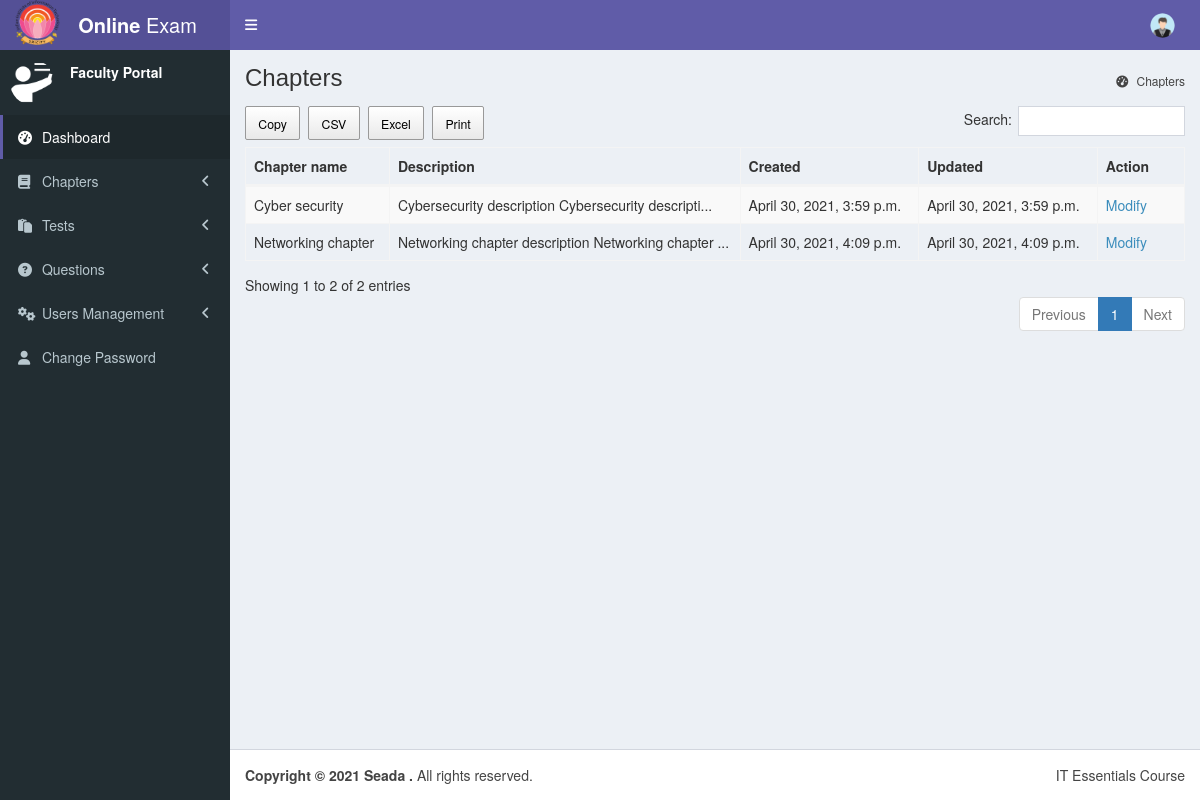
The page /view-chapters (signed in) on the database its author committed.
### it_essentials/models.py (models this page shows, shortened)
class StudentProfile(AbstractBaseUser, PermissionsMixin):
    email = models.EmailField(unique=True, max_length=30)
    name = models.CharField(max_length=250)
    profile_image = models.ImageField(upload_to='profile_images',null=True, blank=True, default="me.png")
    is_active = models.BooleanField(default=True)
    is_staff = models.BooleanField(default=False)
    date_joined = models.DateTimeField(default=timezone.now)
    last_login = models.DateTimeField(null=True)
    objects = UserProfileManager()
    USERNAME_FIELD = 'email'
    REQUIRED_FIELDS = ['name']

class Chapter(models.Model):
    name = models.CharField(max_length=300)
    content = models.TextField()
    cover_image = models.ImageField(upload_to='chapters_cover_images')
    file_to_download = models.FileField(upload_to='chapter_file', blank=True, null=True)
    created = models.DateTimeField(auto_now_add=True)
    def snippet(self):
        return self.content[:50] + '...'

### it_essentials/views.py (the view)
# urls.py: path('view-chapters', view_chapters, name='view_chapters'),
@staff_member_required
def view_chapters(request):
    chapters = Chapter.objects.all()
    return render(request, 'admin/view_chapters.html',{'chapters':chapters})

### it_essentials/templates/admin/view_chapters.html
{% extends 'base.html' %}
{% block container %}
<section class="content-header">
    <h1>
    Chapters
    </h1>
    <ol class="breadcrumb">
    <li class="active"><a href="{% url 'view_chapters' %}"><i class="fa fa-dashboard"></i> Chapters</a></li>
    </ol>
</section>
<section class="content container-fluid">
    <table id="example" class="table table-striped table-bordered nowrap" style="width:100%">
        <thead>
            <tr>
                <th>Chapter name</th>
                <th>Description</th>
                <th>Created</th>
                <th>Updated</th>
                <th>Action</th>
            </tr>
        </thead>
        <tbody>
        {% for i in chapters %}
            <tr>
                <td>{{i.name}}</td>
                <td>{{i.snippet}}</td>
                <td>{{i.created}}</td>
                <td>{{i.created}}</td>
                <td><a href="{% url 'edit_chapter' i.id %}">Modify</a></td>
            </tr>
        {% endfor %}
        </tbody>
    </table>
</section>
{% endblock %}

### it_essentials/templates/base.html (shortened to what this page needs)
<!DOCTYPE html>
{% load static %}
<html>
<head>
  <link rel="stylesheet" href="{% static "bower_components/bootstrap/dist/css/bootstrap.min.css" %}">
  <link rel="stylesheet" href="{% static "bower_components/font-awesome/css/font-awesome.min.css" %}">
  <link rel="stylesheet" href="{% static "bower_components/Ionicons/css/ionicons.min.css" %}">
  <link rel="stylesheet" href="{% static "dist/css/AdminLTE.min.css" %}">
  <link rel="stylesheet" href="{% static "dist/css/skins/skin-purple.min.css" %}">
  <link rel="stylesheet" href="{% static "dataTables.bootstrap.min.css" %}">
  <link rel="stylesheet" href="{% static "buttons.dataTables.min.css" %}">
  <link rel="stylesheet" href="{% static "responsive.bootstrap.min.css" %}">
  <link rel="stylesheet" href="{% static "font-awesome.css" %}">
</head>
<body class="hold-transition skin-purple sidebar-mini">
<div class="wrapper">
  <header class="main-header">
    <a href="{% url 'account' %}" class="logo">
      <span class="logo-lg"><b><img src="{% static "logo.png" %}" alt="My image" style="float:left;width:45px;height:45px;"> Online</b> Exam</span>
    </a>
    <nav class="navbar navbar-static-top" role="navigation">
      <a href="#" class="sidebar-toggle" data-toggle="push-menu" role="button">
      </a>
      <div class="navbar-custom-menu">
        <ul class="nav navbar-nav">
          <li class="dropdown user user-menu">
            <a href="#" class="dropdown-toggle" data-toggle="dropdown">
              <img src="{{user.profile_image.url}}" class="user-image" alt="User Image">
            </a>
          </li>
        </ul>
      </div>
    </nav>
  </header>
  <aside class="main-sidebar">
    <section class="sidebar">
      <div class="user-panel">
        <div class="pull-left image">
          <img src="{% static "teacher-icon.png" %}" class="img-circle" alt="User Image">
        </div>
        <div class="pull-left info">
          <p>Faculty Portal</p>
        </div>
      </div>
      <ul class="sidebar-menu" data-widget="tree">
        <li class="active"><a href="{% url 'account' %}"><i class="fa fa-dashboard"></i> <span>Dashboard</span></a></li>
        <li class="treeview">
          <a href="#"><i class="fa fa-book"></i> <span>Chapters</span>
            <span class="pull-right-container">
                <i class="fa fa-angle-left pull-right"></i>
              </span>
          </a>
        </li>
        <li class="treeview">
          <a href="#"><i class="fa fa-clipboard"></i> <span>Tests</span>
            <span class="pull-right-container">
                <i class="fa fa-angle-left pull-right"></i>
              </span>
          </a>
        </li>
        <li class="treeview">
          <a href="#"><i class="fa fa-question-circle"></i> <span>Questions</span>
            <span class="pull-right-container">
                <i class="fa fa-angle-left pull-right"></i>
              </span>
          </a>
        </li>
        <li class="treeview">
          <a href="#"><i class="fa fa-gears"></i> <span>Users Management</span>
            <span class="pull-right-container">
                <i class="fa fa-angle-left pull-right"></i>
              </span>
          </a>
        </li>
        <li><a href="{% url 'change_password' %}"><i class="fa fa-user"></i> <span>Change Password</span></a></li>
      </ul>
    </section>
  </aside>
  <div class="content-wrapper">
    {% block container %}
    {% endblock  %}
  </div>
  <footer class="main-footer">
    <div class="pull-right hidden-xs">
     IT Essentials Course
    </div>
    <strong>Copyright &copy; 2021 Seada .</strong> All rights reserved.
  </footer>
</div>
</body>
</html>

### rows shown on the page
StudentProfile: profile_image (picture)
Chapter: name "Cyber security", snippet "Cybersecurity description Cybersecurity descripti...", created "April 30, 2021, 3:59 p.m."
Chapter: name "Networking chapter", snippet "Networking chapter description Networking chapter ...", created "April 30, 2021, 4:09 p.m."
